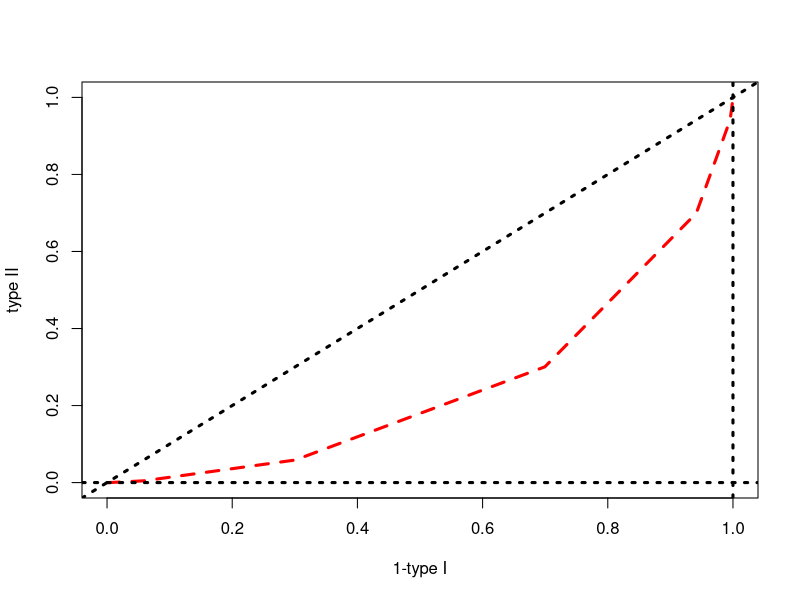

The R script that drew this image: (Note: this script raises an error after producing the figure.)
# Code corresponds to the paper:
# Optimizing Noise for f-Differential Privacy
# via Anti-Concentration and Stochastic Dominance
# by Jordan Awan and Aishwarya Ramasethu

# This code generates all figures in the paper except for Figure 3
####################################################################
### approximate the discrete Gaussian
####################################################################
T = 1000 #### range the Discrete Gaussian on -T,T
m=0
mu=1
#mu=1.5
#A = (pnorm(mu*(3/2))-pnorm(mu*(1/2)))/(pnorm(mu*(1/2))-pnorm(mu*(-1/2)))
#s= sqrt((1/2)*(-log(A))^(-1)) ###scale parameter. usually using large values for privacy. 
s=1
dDG = function(t){
  return(exp(-(t-m)^2/(2*s^2)))#/(s*sqrt(2*pi)))
}

val = seq(-T,T)
#C = sum(dDG(val))
#C

library(elliptic)
C=theta3(0,q=exp(-1/(2*s^2)))


#k = seq(1,1000)
#U = 1+2*sum(exp(-2*pi*s^2*k^2))
#U
#C=U

c = (1-(1/C))/2#(1-1/(C*s*sqrt(2*pi)))/2
mu = -2*qnorm(c)

sum(dDG(val))/C

v= sum(val^2*dDG(val))/C
v
#csqrt(2*pi*s^2)
### seems to be EQUAL for s>=1 (!)
### for s<=.181, seems that C=1 (!?)
pDG = function(t){
  if(t<0){
    val = seq(t+1,-t-1)
    return(1/2-1/2*sum(dDG(val)/C))
  }
  if(t==0){
    return(pDG(-1)+dDG(0)/C)
  }
  if(t>0){
    return(1-pDG(-t-1))
  }
    
  #val = seq(-T,t)
  #return(sum(dDG(val))/C)
}

t = seq(-100,100)


pdf("discreteGaussian2.pdf",width=7,height=7)
L=3
plot(sapply(t,pDG),sapply((t-1),pDG),type="l",lwd=L,col="red",lty=2,xlab="1-type I", ylab="type II")
abline(a=0,b=1,lty=3,lwd=L)
abline(h=0,lty=3,lwd=L)
abline(v=1,lty=3,lwd=L)
lines(alpha,pnorm(qnorm(alpha)-mu),col="black",lwd=L)
#lines(alpha,pnorm(qnorm(alpha)-.88),col="black",lwd=L)

#lines(alpha,exp(-18)*alpha,col="purple")
lines(pnorm((t)+1/2,s=1/mu),pnorm((t)-1/2,s=1/mu),col="blue",lty=3,lwd=L)
legend("topleft",c("1-GDP","Discrete CND", "Discrete Gaussian"),lty=c(1,3,2),col=c("black","blue","red"),lwd=L)
dev.off()

t = seq(-5,5)
t2 = seq(-5,5,by=.01)
plot(t-1/2,sapply(t,pDG))
points(t+1/2,sapply(t,pDG),col="blue")
lines(t2,pnorm(t2,s=1/mu),col="red")
lines(t2-1,pnorm(t2,s=1/mu),col="red")

t = seq(-10,10)

plot(t,log(dDG(t)))
points(t,log(pnorm(t+1/2,s=1/mu)-pnorm(t-1/2,s=1/mu)),col="blue")

for(i in -1:-10){
  print(i)
print(1-2*pnorm(i+1/2,s=1/mu))
print(1-2*pDG(i))
}

t3 = -1:-10
plot(t3,-log(-log(1-2*pnorm(t3+1/2,s=1/mu))))
points(t3,-log(-log(1-2*sapply(t3,pDG))),col="blue")

### we see that rounded Normal is more concentrated than discrete Gaussian at the same TV.

pnorm(-1+1/2,s=1/mu)
pnorm(-1-1/2,s=1/mu)

pDG(-1)
pDG(-2)## higher (more private).


pdf("discreteGaussian1.pdf",width=7,height=7)
mu=2.29
L=3
plot(sapply(t,pDG),sapply((t-1),pDG),type="l",lwd=L,col="red",lty=2,xlab="1-type I", ylab="type II")
abline(a=0,b=1,lty=3,lwd=L)
abline(h=0,lty=3,lwd=L)
abline(v=1,lty=3,lwd=L)
lines(alpha,pnorm(qnorm(alpha)-mu),col="black",lwd=L)
lines(pnorm((t)+1/2,s=1/mu),pnorm((t)-1/2,s=1/mu),col="blue",lty=3,lwd=L)
legend("topleft",c("1-GDP","discrete CND", "Discrete Gaussian"),lty=c(1,3,2),col=c("black","blue","red"),lwd=L)
dev.off()





###################################################################
###   Staircase DP
ptulap <- function (t, median = 0, lambda = 0, cut=0) {
  lcut=cut/2
  rcut=cut/2
  # Normalize
  t <- t - median
  
  # Split the positive and negsative t calculations, and factor out stuff
  r <- round(t)
  g <- -log(lambda)
  l <- log(1 + lambda)
  k <- 1 - lambda
  negs <- exp((r * g) - l + log(lambda + ((t - r + (1/2)) * k)))
  poss <- 1 - exp((r * (-g)) - l + log(lambda + ((r - t + (1/2)) * k)))
  
  # Check for infinities
  negs[is.infinite(negs)] <- 0
  poss[is.infinite(poss)] <- 0
  
  # Truncate wrt the indicator on t's positivity
  is.leq0 <- t <= 0
  trunc <- (is.leq0 * negs) + ((1 - is.leq0) * poss)
  
  # Handle the cut adjustment and scaling
  cut <- lcut + rcut
  is.mid <- (lcut <= trunc) & (trunc <= (1 - rcut))
  is.rhs <- (1 - rcut) < trunc
  return (((trunc - lcut) / (1 - cut)) * is.mid + is.rhs)
}
Delta = 6
ep=1
b=exp(-ep)
de=.05
pDCND = function(t){
  return(ptulap((t+1/2)/Delta,lambda=b,cut = 2*de*b/(1-b+2*de*b)))
}
dDCND = function(t){
  return(pDCND(t)-pDCND(t-1))
}

thick=3
pdf("staircase.pdf",width=7,height=7)
val = seq(-18,19,by=1)
plot(val-1/2,dDCND(val),type="s",yaxs="i",ylim=c(0,.1),xlab="t",ylab="P(N=t)",lwd=thick,xaxt="n")
points(val-1/2,dDCND(val),type="h",lwd=thick)
abline(h=0,lwd=thick)
axis(1,at=seq(-18,18,by=3),label=seq(-18,18,by=3))
dev.off()



#############################################################
#Plot GDP and discrete CND f-DP
pdf("discreteFDP.pdf",width=7,height=7)
L=3
alpha=seq(0,1,by=.001)
plot(alpha,pnorm(qnorm(alpha)-1),type="l",lwd=L,ylab="type II",xlab="1-type I")
t = seq(-100,100)
lines(pnorm(t+1/2),pnorm(t-1/2),col="red",lty=2,lwd=L)
abline(a=0,b=1,lty=3,lwd=L)
abline(h=0,lty=3,lwd=L)
abline(v=1,lty=3,lwd=L)
legend("topleft",c("1-GDP","discrete CND for 1-GDP"),col=c("black","red"),lwd=L,lty=c(1,2))
dev.off()
###############################################################


######################################################################
###  non-integer centered noise. (uniform)
######################################################################
T = seq(-1000,1000)

delta=.4
cdf = function(t){
  return(punif(t,min=-1/(2*delta),max=1/(2*delta)))
}

quantile = function(t){
  return(qunif(t,min=-1/(2*delta),max=1/(2*delta)))
}

sum(T^2*(cdf(T+1/2)-cdf(T-1/2)))
sum((T+1/2)^2*(cdf(T+1)-cdf(T)))

L=3
alpha=seq(0,1,by=.001)
plot(c(alpha,1),c(cdf(quantile(alpha)-1),1),type="l",lwd=L,ylab="type II",xlab="1-type I",xlim=c(0,1),ylim=c(0,1))
t = seq(-100,100)
lines(cdf(t+1/2),cdf(t-1/2),col="red",lty=2,lwd=L)
lines(cdf(t),cdf(t-1),col="blue",lty=3,lwd=L)
abline(a=0,b=1,lty=3,lwd=L)
abline(h=0,lty=3,lwd=L)
abline(v=1,lty=3,lwd=L)
legend("topleft",c("1-GDP","discrete CND for 1-GDP","floor(N(0,1))"),col=c("black","red","blue"),lwd=L,lty=c(1,2,3))




############################################################
###   Tulap versus Laplace 
############################################################

epsilon = seq(0,5,by=.01)

pdf("tulapLaplacehalf.pdf",width=7,height=7)
plot(epsilon,(exp(epsilon)-1)/(exp(epsilon)+1),type="l",ylim=c(0,1),lwd=3,ylab="P(|.|<=1/2)")
lines(epsilon,1-exp(-epsilon/2),col="red",lty=2,lwd=3)
legend("topleft",c("Tulap","Laplace"),col=c("black","red"),lty=c(1,2),lwd=3)
dev.off()


pdf("tulapLaplacefourth.pdf",width=7,height=7)
plot(epsilon,(exp(epsilon)-1)/(2*(exp(epsilon)+1)),type="l",ylim=c(0,1),lwd=3,ylab="P(|.|<=1/4)")
lines(epsilon, 1-exp(-epsilon/4),col="red",lty=2,lwd=3)
legend("topleft",c("Tulap","Laplace"),col=c("black","red"),lty=c(1,2),lwd=3)
dev.off()


###########################################################
###   Anti-concentration lemma plot
library("sn")
val = seq(-2,4,by=.01)
xi=-.75
t=2
th = 3

pdf("antiLemma.pdf",width=8,height=4)
plot(0,0,type="l",xaxt="n",xlab="",ylab="",yaxt="n",lwd=th,xlim=c(-2,4),ylim=c(0,.7),xaxs="i", yaxs="i")
s=1
d = 25
axis(1,at=c(-1,0,1,2,3),labels=c("a-t/2","a","a+t/2","a+t","a+3t/2"))
v1 = seq(1,4,by=.01)
a1 = dsn(v1,xi=xi,omega=1,alpha=3,tau=0)
polygon(x=c(v1,1),y=c(a1,0),col="red",density=d,angle=90)
v2 = seq(3,6,by=.01)
polygon(x=c(v2,3),y=c(a1,0),col="red",density=d,angle=90)
v3 = seq(-3,-1,by=.01)
a3 = dsn(v3,xi=xi,omega=1,alpha=3,tau=0)
polygon(x=c(v3,-1),y=c(a3,0),col="blue",density=d,angle=0)
v4 = seq(-1,1,by=.01)
polygon(x=c(v4,1),y=c(a3,0),col="blue",density=d,angle=0)
for(i in -2:2){
  abline(v=(s+i),lty=3)
}
lines(val,dsn(val,xi=xi,omega=1,alpha=3,tau=0),lwd=th)
lines(val,dsn(val,xi=xi+t,omega=1,alpha=3,tau=0),col="black",lty=2,lwd=th)
legend("topleft",c("type II error","type I error"),fill=c("blue","red"),density=d,angle=c(0,90),bg="white")
legend("topright",c("density of N","density of N+t"),lty=c(1,2),lwd=th,bg="white")
dev.off()
